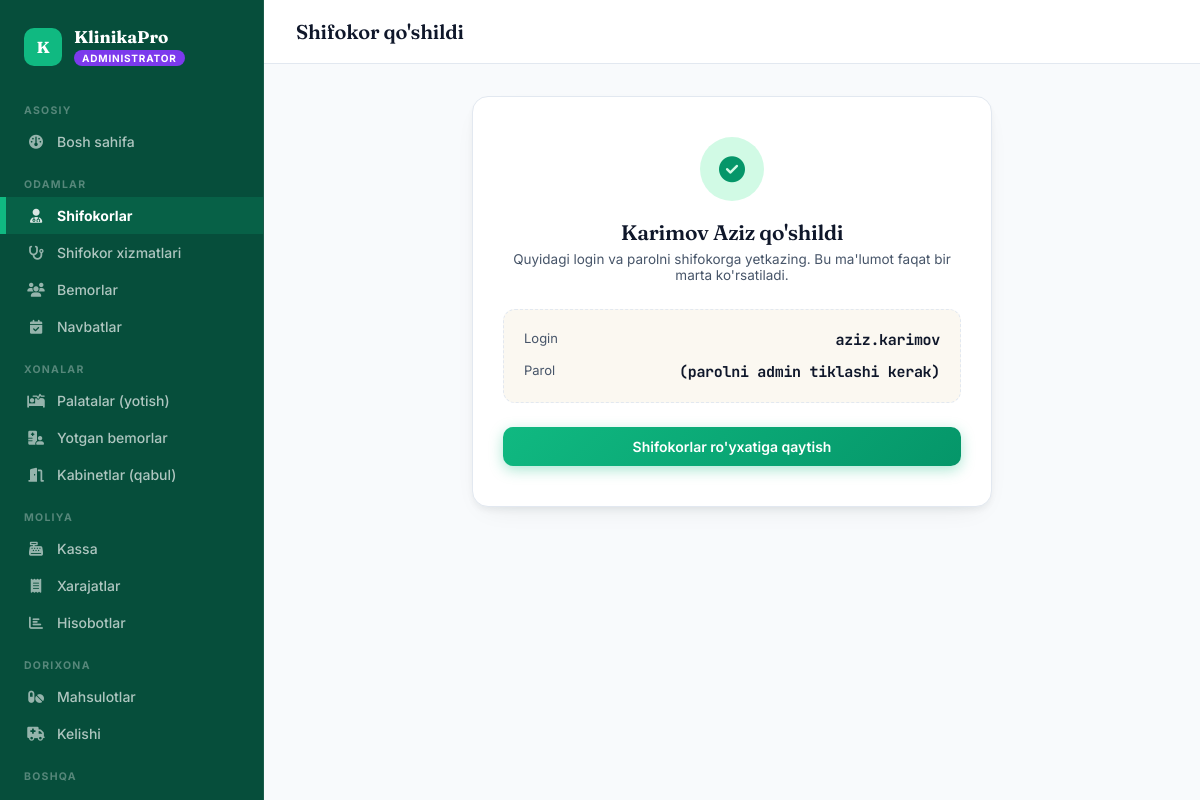
The app's page /doctors/1/credentials/ (signed in) with its own data.
### accounts/models.py (models this page shows, shortened)
class User(AbstractUser):
    ROLE_CHOICES = [
        ('admin', 'Administrator'),
        ('doctor', 'Shifokor'),
        ('patient', 'Bemor'),
    ]
    role = models.CharField(max_length=10, choices=ROLE_CHOICES, default='patient')
    phone = models.CharField(max_length=20, blank=True)

### doctors/models.py (models this page shows, shortened)
class Doctor(models.Model):
    GENDER_CHOICES = [('M', 'Erkak'), ('F', 'Ayol')]
    user = models.OneToOneField(settings.AUTH_USER_MODEL, on_delete=models.CASCADE, related_name='doctor_profile')
    first_name = models.CharField(max_length=100, verbose_name="1. Ism")
    last_name = models.CharField(max_length=100, verbose_name="2. Familiya")
    phone = models.CharField(max_length=20, verbose_name="3. Telefon")
    gender = models.CharField(max_length=1, choices=GENDER_CHOICES, verbose_name="4. Jinsi")
    specialization = models.ForeignKey(Specialization, on_delete=models.SET_NULL, null=True, verbose_name="5. Mutaxassislik")
    experience_years = models.PositiveIntegerField(default=0, verbose_name="6. Ish tajribasi (yil)")
    consultation_price = models.DecimalField(max_digits=12, decimal_places=0, default=0, verbose_name="7. Konsultatsiya narxi")
    cabinet = models.ForeignKey('rooms.Cabinet', on_delete=models.SET_NULL, null=True, blank=True, related_name='doctors', verbose_name="8. Kabinet (xona)")
    photo = models.ImageField(upload_to='doctors/', blank=True, verbose_name="9. Rasmi")
    bio = models.TextField(blank=True, verbose_name="10. Qisqacha ma'lumot")
    is_active = models.BooleanField(default=True)
    created_at = models.DateTimeField(auto_now_add=True)
    @property
    def full_name(self):
        return f"{self.last_name} {self.first_name}"
    class Meta:
        verbose_name = "Shifokor"
        verbose_name_plural = "Shifokorlar"

### doctors/views.py (the view)
# urls.py: path('<int:pk>/credentials/', views.doctor_credentials, name='doctor_credentials'),
@login_required
@role_required('admin')
def doctor_credentials(request, pk):
    doctor = get_object_or_404(Doctor, pk=pk)
    password = request.session.pop('last_password', None)
    return render(request, 'doctors/credentials.html', {'doctor': doctor, 'password': password})

### templates/doctors/credentials.html (shortened to what this page needs)
{% extends "base.html" %}
{% block page_title %}Shifokor qo'shildi{% endblock %}
{% block content %}
<div class="panel" style="max-width:520px; margin:0 auto;">
  <div class="panel-body" style="text-align:center; padding:40px 30px;">
    <div style="width:64px; height:64px; border-radius:50%; background:var(--role-doctor-soft); color:var(--role-doctor); display:flex; align-items:center; justify-content:center; font-size:26px; margin:0 auto 18px;">
      <i class="fa-solid fa-circle-check"></i>
    </div>
    <h2 style="font-size:21px; margin-bottom:6px;">{{ doctor.full_name }} qo'shildi</h2>
    <p style="color:var(--ink-soft); font-size:13.5px; margin-bottom:26px;">Quyidagi login va parolni shifokorga yetkazing. Bu ma'lumot faqat bir marta ko'rsatiladi.</p>
    <div style="background:#fbf8f1; border:1.5px dashed var(--line); border-radius:12px; padding:20px; text-align:left;">
      <div style="display:flex; justify-content:space-between; margin-bottom:12px;">
        <span style="color:var(--ink-soft); font-size:13px;">Login</span>
        <span class="mono" style="font-weight:700; font-size:15px;">{{ doctor.user.username }}</span>
      </div>
      <div style="display:flex; justify-content:space-between;">
        <span style="color:var(--ink-soft); font-size:13px;">Parol</span>
        <span class="mono" style="font-weight:700; font-size:15px;">{{ password|default:"(parolni admin tiklashi kerak)" }}</span>
      </div>
    </div>
    <a href="{% url "doctors" %}" class="btn btn-primary" style="margin-top:24px; width:100%; justify-content:center;">Shifokorlar ro'yxatiga qaytish</a>
  </div>
</div>
{% endblock %}

### templates/base.html (shortened to what this page needs)
<!DOCTYPE html>
<html lang="uz">
<head>
<link href="https://cdnjs.cloudflare.com/ajax/libs/font-awesome/6.4.0/css/all.min.css" rel="stylesheet">
</head>
<body>
{% if user.is_authenticated %}
<nav class="sidebar">
  <div class="sb-brand">
    <div class="sb-mark">K</div>
    <div>
      <div class="sb-name">KlinikaPro</div>
      <span class="sb-role-tag {{ user.role }}">{{ user.get_role_display }}</span>
    </div>
  </div>
  {% if user.role == 'admin' %}
  <div class="sb-section">Asosiy</div>
  <a href="{% url 'admin_dashboard' %}" class="sb-link {% if request.resolver_match.url_name == 'admin_dashboard' %}active{% endif %}"><i class="fa-solid fa-gauge"></i> Bosh sahifa</a>
  <div class="sb-section">Odamlar</div>
  <a href="{% url 'doctors' %}" class="sb-link {% if request.resolver_match.url_name == 'doctors' or request.resolver_match.url_name == 'doctor_add' or request.resolver_match.url_name == 'doctor_detail_admin' or request.resolver_match.url_name == 'doctor_credentials' %}active{% endif %}"><i class="fa-solid fa-user-doctor"></i> Shifokorlar</a>
  <a href="{% url 'doctor_services_admin' %}" class="sb-link {% if request.resolver_match.url_name == 'doctor_services_admin' %}active{% endif %}"><i class="fa-solid fa-stethoscope"></i> Shifokor xizmatlari</a>
  <a href="{% url 'patients' %}" class="sb-link {% if request.resolver_match.url_name == 'patients' or request.resolver_match.url_name == 'patient_detail_admin' %}active{% endif %}"><i class="fa-solid fa-users"></i> Bemorlar</a>
  <a href="{% url 'appointment_list_admin' %}" class="sb-link {% if request.resolver_match.url_name == 'appointment_list_admin' %}active{% endif %}"><i class="fa-solid fa-calendar-check"></i> Navbatlar</a>
  <div class="sb-section">Xonalar</div>
  <a href="{% url 'wards' %}" class="sb-link {% if request.resolver_match.url_name == 'wards' %}active{% endif %}"><i class="fa-solid fa-bed-pulse"></i> Palatalar (yotish)</a>
  <a href="{% url 'admissions' %}" class="sb-link {% if request.resolver_match.url_name == 'admissions' %}active{% endif %}"><i class="fa-solid fa-hospital-user"></i> Yotgan bemorlar</a>
  <a href="{% url 'cabinets' %}" class="sb-link {% if request.resolver_match.url_name == 'cabinets' %}active{% endif %}"><i class="fa-solid fa-door-open"></i> Kabinetlar (qabul)</a>
  <div class="sb-section">Moliya</div>
  <a href="{% url 'kassa' %}" class="sb-link {% if request.resolver_match.url_name == 'kassa' %}active{% endif %}"><i class="fa-solid fa-cash-register"></i> Kassa</a>
  <a href="{% url 'expenses' %}" class="sb-link {% if request.resolver_match.url_name == 'expenses' %}active{% endif %}"><i class="fa-solid fa-receipt"></i> Xarajatlar</a>
  <a href="{% url 'reports' %}" class="sb-link {% if request.resolver_match.url_name == 'reports' %}active{% endif %}"><i class="fa-solid fa-chart-bar"></i> Hisobotlar</a>
  <div class="sb-section">Dorixona</div>
  <a href="{% url 'medicines' %}" class="sb-link {% if request.resolver_match.url_name == 'medicines' %}active{% endif %}"><i class="fa-solid fa-pills"></i> Mahsulotlar</a>
  <a href="{% url 'medicine_income' %}" class="sb-link {% if request.resolver_match.url_name == 'medicine_income' %}active{% endif %}"><i class="fa-solid fa-truck-medical"></i> Kelishi</a>
  <div class="sb-section">Boshqa</div>
  <a href="{% url 'operations' %}" class="sb-link {% if request.resolver_match.url_name == 'operations' %}active{% endif %}"> Operatsiyalar</a>
  {% endif %}
</nav>
<div class="main">
  <header class="topbar">
    <div>
      <h1>{% block page_title %}{% endblock %}</h1>
    </div>
  </header>
  <div class="content">
    {% block content %}{% endblock %}
  </div>
</div>
{% else %}
{% block noauth %}{% endblock %}
{% endif %}
</body>
</html>

### templates/base.html (style rules this page uses)
:root { --ink: #0f172a; --ink-soft: #475569; --paper: #f8fafc; --paper-raised: #ffffff; --line: #e2e8f0; --green: #10b981; --green-light: #34d399; --green-dark: #059669; --green-deep: #047857; --accent: #14b8a6; --gold: #d97706; --role-admin: #7c3aed; --role-admin-soft: #ede9fe; --role-doctor: #059669; --role-doctor-soft: #d1fae5; --role-patient: #ea580c; --role-patient-soft: #ffedd5; --radius: 16px; --radius-sm: 10px; --shadow-sm: 0 1px 3px rgba(15, 23, 42, 0.08); --shadow-md: 0 10px 15px -3px rgba(15, 23, 42, 0.1), 0 4px 6px -4px rgba(15, 23, 42, 0.1); --shadow-lg: 0 20px 25px -5px rgba(15, 23, 42, 0.1), 0 8px 10px -6px rgba(15, 23, 42, 0.1); }
* { box-sizing: border-box; margin: 0; padding: 0; }
html { scroll-behavior: smooth; }
body { font-family: 'Inter', sans-serif; background: var(--paper); color: var(--ink); display: flex; min-height: 100vh; font-size: 15px; -webkit-font-smoothing: antialiased; }
h1, h2, h3, .display { font-family: 'Fraunces', serif; font-weight: 600; letter-spacing: -0.01em; color: var(--ink); }
.mono { font-family: 'JetBrains Mono', monospace; letter-spacing: -0.02em; }
a { color: inherit; text-decoration: none; }
.sidebar { width: 264px; background: #064e3b; position: fixed; top: 0; left: 0; height: 100vh; overflow-y: auto; display: flex; flex-direction: column; border-right: 1px solid rgba(255,255,255,0.08); }
.sb-brand { padding: 28px 24px 20px; display: flex; align-items: center; gap: 12px; }
.sb-mark { width: 38px; height: 38px; background: #10b981; border-radius: 10px; display: flex; align-items: center; justify-content: center; color: white; font-size: 16px; flex-shrink: 0; font-family: 'Fraunces', serif; font-weight: 700; }
.sb-name { color: #fff; font-size: 17px; font-weight: 700; font-family: 'Fraunces', serif; line-height: 1.1; }
.sb-role-tag { display: inline-block; margin-top: 3px; font-size: 10px; font-weight: 700; letter-spacing: 0.08em; text-transform: uppercase; padding: 2px 8px; border-radius: 20px; }
.sb-role-tag.admin { background: var(--role-admin); color: white; }
.sb-section { padding: 18px 24px 6px; color: rgba(255,255,255,0.32); font-size: 10.5px; font-weight: 700; letter-spacing: 0.12em; text-transform: uppercase; }
.sb-link { display: flex; align-items: center; gap: 12px; padding: 10px 24px; color: rgba(255,255,255,0.68); font-size: 14px; font-weight: 500; border-left: 3px solid transparent; transition: all 0.15s; }
.sb-link i { width: 18px; text-align: center; font-size: 14px; opacity: 0.85; }
.sb-link.active { background: rgba(16, 185, 129, 0.18); color: #fff; border-left-color: #10b981; font-weight: 700; box-shadow: inset 3px 0 0 #10b981; }
.main { margin-left: 264px; flex: 1; display: flex; flex-direction: column; min-width: 0; }
.topbar { height: 64px; background: var(--paper-raised); border-bottom: 1px solid var(--line); display: flex; align-items: center; padding: 0 20px 0 32px; position: sticky; top: 0; z-index: 40; }
.topbar h1 { font-size: 20px; font-weight: 600; flex: 1; }
.content { padding: 32px; flex: 1; max-width: 1320px; }
.panel { background: var(--paper-raised); border-radius: var(--radius); border: 1px solid var(--line); box-shadow: 0 10px 30px -15px rgba(22, 36, 31, 0.12), 0 4px 6px -1px rgba(22, 36, 31, 0.06); transition: transform 0.2s ease, box-shadow 0.2s ease; }
.panel-body { padding: 26px; }
.btn { display: inline-flex; align-items: center; gap: 8px; padding: 11px 22px; border-radius: 10px; border: none; cursor: pointer; font-size: 14px; font-weight: 600; font-family: 'Inter', sans-serif; transition: all 0.2s cubic-bezier(0.4, 0.0, 0.2, 1); white-space: nowrap; box-shadow: 0 2px 8px rgba(0,0,0,0.08); }
.btn-primary { background: linear-gradient(135deg, #10b981, #059669); color: white; box-shadow: 0 4px 14px rgba(16, 185, 129, 0.35); }

### records on screen
User: role "ADMINISTRATOR"
Doctor: full_name "Karimov Aziz", user.username "aziz.karimov"

### other values on screen
{{ password|default:"(parolni admin tiklashi kerak)" }} "(parolni admin tiklashi kerak)"
